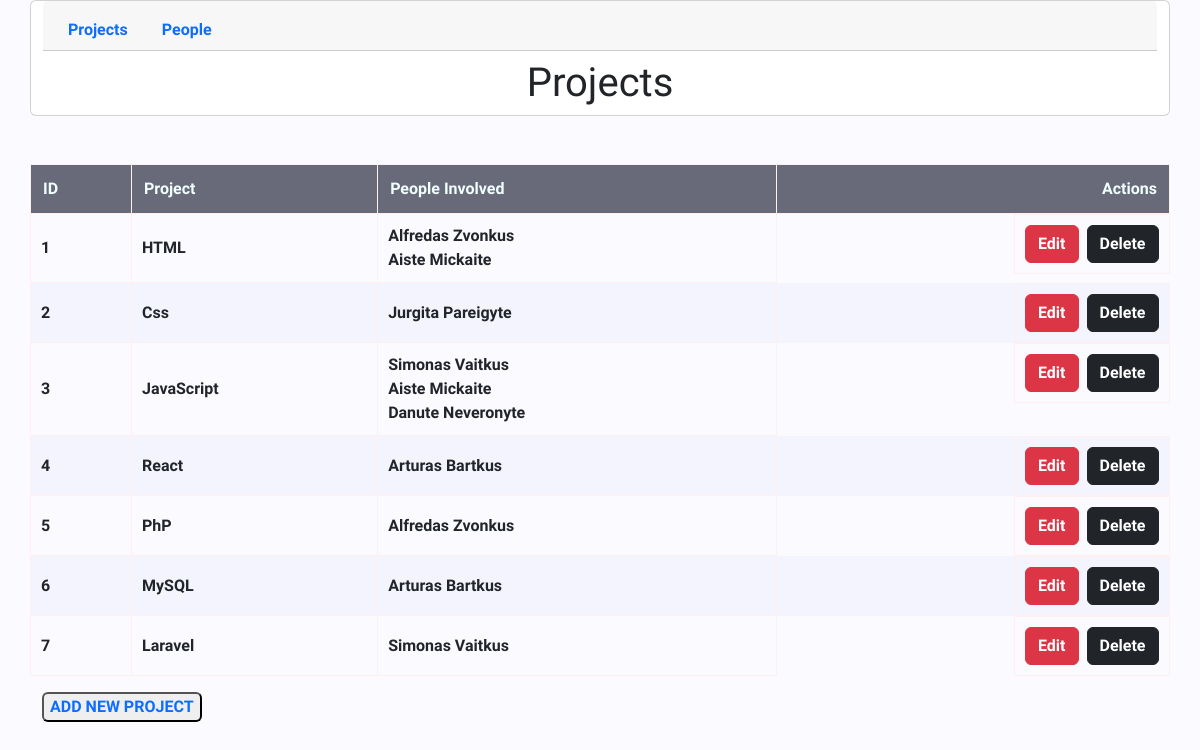
The page / on the database its author committed.
### tables this page shows
CREATE TABLE `projects` (
  `id` int(11) NOT NULL AUTO_INCREMENT,
  `project_name` varchar(30) NOT NULL,
  PRIMARY KEY (`id`)
);

### Assets/Files/projects.php (the view, shortened to what this page needs)
<table class="container mt-5">
    <thead>
        <tr>
            <th>ID</th>
            <th>Project</th>
            <th>People Involved</th>
            <th class="text-end">Actions</th>
        </tr>
    </thead>
    <tbody>
        <?php
        $sql = 'SELECT projects.id, project_name, group_concat(concat(first_name, " ", last_name) SEPARATOR "<br>")
                    FROM projects
                    LEFT JOIN projects_people
                    ON projects.id = prj_id
                    LEFT JOIN people
                    ON pers_id = people.id
                    GROUP BY projects.id;';
        $result = $connection->query($sql);
        if (mysqli_num_rows($result) > 0) {
            while ($row = $result->fetch_assoc()) {
                echo '<tr>';
                for ($i = 0; $i < count($row); $i++) {
                    echo '<td>';
                    echo $row[array_keys($row)[$i]];
                    echo '</td>';
                }
                echo '<td class="float-end"><button class="btn btn-danger me-2"><a class="text-decoration-none text-white" href="?path=projects&action=update&id=' . $row['id'] . '">Edit</a></button>';
                echo '<button class="btn btn-dark"><a class="text-decoration-none text-white" href="?path=projects&action=delete&id=' . $row['id'] . '">Delete</a></button></td>';
            }
        }
        ?>
    </tbody>
</table>
<?php
    echo '<div class="container pt-3 pb-4">
            <tr>
                <td>
                    <button class="rounded">
                        <a class="text-decoration-none" href="?path=projects&action=add">ADD NEW PROJECT</a>
                    </button>
                </td>
            </tr>
          </div>';
?>

### index.php (shortened to what this page needs)
<?php
include_once './Assets/Files/db.php';
?>
<!DOCTYPE html>
<html lang="en">
<head>
    <link href="https://cdn.jsdelivr.net/npm/bootstrap@5.2.1/dist/css/bootstrap.min.css" rel="stylesheet">
    <link rel="stylesheet" href="./Assets/CSS/style.css">
</head>
<body>
    <header>
        <div class="card text-center container">
            <div class="card-header">
                <ul class="nav nav-tabs card-header-tabs">
                    <li class="nav-item">
                        <a class="<?php echo ($_GET['path'] == "projects" ? "nav-link active" : "nav-link")?>"href="./?path=projects">Projects</a>
                    </li>
                    <li class="nav-item">
                        <a class="<?php echo ($_GET['path'] == "people" ? "nav-link active" : "nav-link")?>" href="./?path=people">People</a>
                    </li>
                </ul>
            </div>
            <div>
                <h1 class="text-center text-capitalize pt-2"><?php $path = $_GET['path'] ?? 'projects';
                 echo $path; ?></h1>
            </div>
    </header>
    <div>
        <?php
        if ($path == 'people') {
            include './Assets/Files/people.php';
        } else if ($path == 'projects') {
            include './Assets/Files/projects.php';
        }
        ?>
    </div>
</body>
</html>

### Assets/CSS/style.css (style rules this page uses)
* { font-family: 'Raleway'; font-weight: 600; }
body { background-color: rgb(250, 250, 255); }
table td, table th { border: 1px solid rgb(255, 240, 240); padding: 10px; }
table tr:nth-child(even) { background-color: #f4f4ff; }
table th { background-color: #686979; color: azure; padding: 12px; }

### rows shown on the page
projects: id "1", project_name "HTML", i "Alfredas Zvonkus Aiste Mickaite"
projects: id "2", project_name "Css", i "Jurgita Pareigyte"
projects: id "3", project_name "JavaScript", i "Simonas Vaitkus Aiste Mickaite Danute Neveronyte"
projects: id "4", project_name "React", i "Arturas Bartkus"
projects: id "5", project_name "PhP", i "Alfredas Zvonkus"
projects: id "6", project_name "MySQL", i "Arturas Bartkus"
projects: id "7", project_name "Laravel", i "Simonas Vaitkus"

### other values the page prints
$path "Projects"
